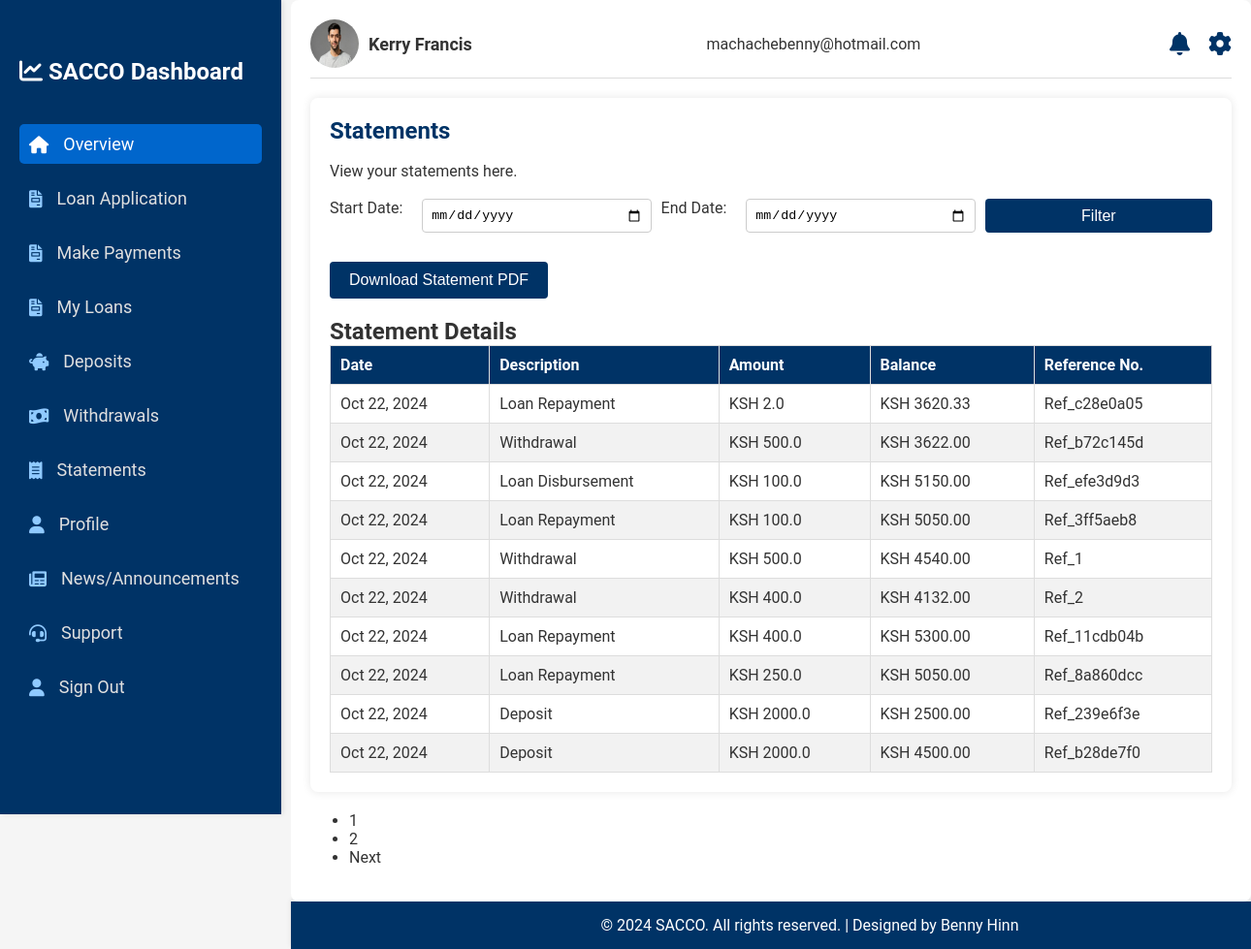
Page /statements (signed in) on the earlier database version.
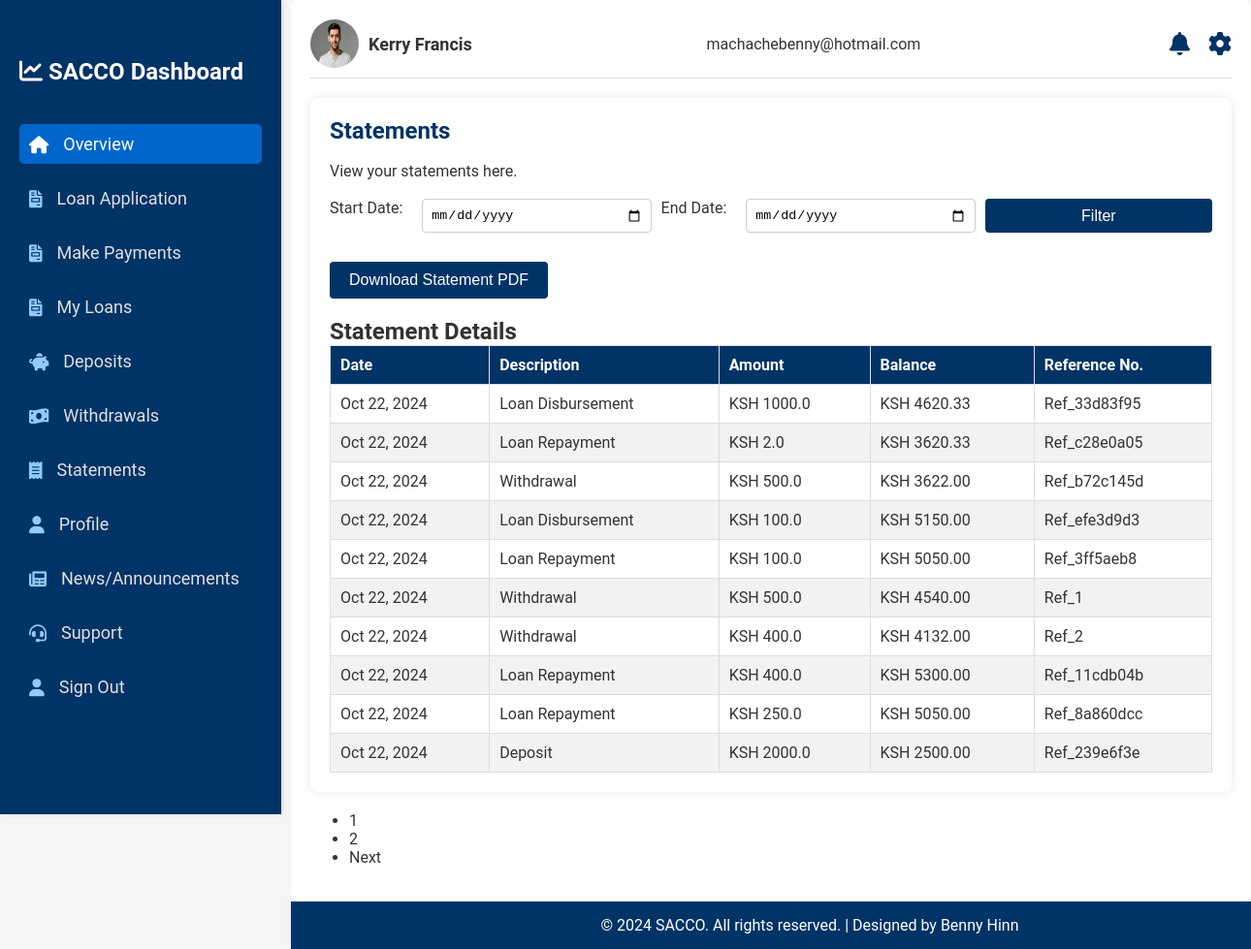
Same page on the later database version.
### main_app/models.py (models this page shows)
class Transaction(db.Model):
    id = db.Column(db.Integer, primary_key=True)
    user_id = db.Column(db.Integer, db.ForeignKey('user.user_id'), nullable=False)
    user = db.relationship('User', back_populates='transactions', uselist=False)
    transaction_type = db.Column(db.String(50))  # 'deposit', 'repayment', 'withdraw', 'disbursement'
    amount = db.Column(db.Float, nullable=False)
    method = db.Column(db.String(50), nullable=False)
    account_type = db.Column(db.String(50), nullable=False)
    transaction_date = db.Column(db.DateTime, default=datetime.now())
    reference_no = db.Column(db.String(50), nullable=False)
    balance = db.Column(db.Float, nullable=False)

### main_app/routes.py (the view)
@app.route("/statements", methods=['POST', 'GET'])
@login_required
def statements():
    page = request.args.get('page', 1, type=int)
    per_page=10
    transactions = Transaction.query.filter_by(user_id=current_user.user_id).order_by(Transaction.transaction_date.desc()).paginate(page=page, per_page=per_page)
    return render_template('user/statements.html', transactions=transactions, title="Statements | SACCO Dashboard")

### main_app/models.py (called while the page is built)
@login_manager.user_loader
def load_user(user_id):
    user_id = str(user_id)
    if user_id.startswith('user_'):
        return User.query.get(user_id)
    elif user_id.startswith('admin_'):
        return Admin.query.get(user_id)
    return None  # Return None if no user/admin is found

### main_app/templates/user/statements.html (shortened to what this page needs)
{% extends "user/layout.html" %}
{% block content %}
<div class="statements">
    <h1>Statements</h1>
    <p>View your statements here.</p>
    <div class="statements-filter">
        <form action="{{ url_for('filter_statements') }}" method="post">
            <label for="start-date">Start Date:</label>
            <input type="date" id="start-date" name="start-date" required>
            <label for="end-date">End Date:</label>
            <input type="date" id="end-date" name="end-date" required>
            <button type="submit">Filter</button>
        </form>
    </div>
    <div class="download-pdf">
        <a href="{{ url_for('download_statement') }}" class="btn btn-primary"><button>Download Statement PDF</button></a>
    </div>
    <div class="statements-table">
        <h2>Statement Details</h2>
        <table>
            <thead>
                <tr>
                    <th>Date</th>
                    <th>Description</th>
                    <th>Amount</th>
                    <th>Balance</th>
                    <th>Reference No.</th>
                </tr>
            </thead>
            <tbody>
                {% for transaction in transactions.items %}
                <tr>
                    <td>{{ transaction.transaction_date.strftime('%b %d, %Y') }}</td>
                    <td>{{ transaction.transaction_type }}</td>
                    <td>KSH {{ transaction.amount }}</td>
                    <td>KSH {{ '{:.2f}'.format(transaction.balance) }}</td>
                    <td>{{ transaction.reference_no }}</td>
                </tr>
                {% endfor %}
            </tbody>
        </table>
    </div>
</div>
<nav aria-label="Page navigation">
    <ul class="pagination">
        {% for page_num in transactions.iter_pages() %}
            <li class="page-item {% if page_num == transactions.page %}active{% endif %}">
                <a class="page-link" href="{{ url_for('filter_statements', page=page_num) }}">{{ page_num }}</a>
            </li>
        {% endfor %}
        {% if transactions.has_next %}
            <li class="page-item">
                <a class="page-link" href="{{ url_for('filter_statements', page=transactions.next_num) }}">Next</a>
            </li>
        {% endif %}
    </ul>
</nav>
{% endblock content %}

Differences in the rows shown:
no longer on this page (row unchanged): Transaction: balance "4500.00"
added Transaction: balance "4620.33"
